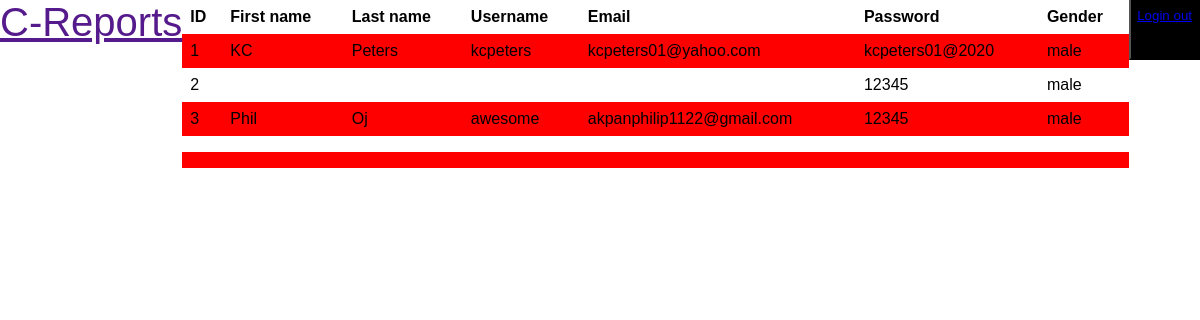
The app's page /adminpage.php with its own data.
### tables this page shows
CREATE TABLE `tbl_registration` (
  `id` int(11) NOT NULL,
  `fname` varchar(50) NOT NULL,
  `lname` varchar(50) NOT NULL,
  `uname` varchar(50) NOT NULL,
  `email` varchar(50) NOT NULL,
  `password` varchar(50) NOT NULL,
  `gender` varchar(50) NOT NULL
);

### adminpage.php (the view, shortened to what this page needs)
<?php
include('includes/config.php');
 ?>
<!DOCTYPE html>
<html>
<head>
	<link rel="stylesheet" type="text/css" href="crisis.css">
</head>
</head>
<body>
	<div class="navbar">
		<a href="" class="active" style="font-size: 40px; float: left;">C-Reports</a>
		<button style="background-color: black; height: 90px; margin-top: -30px; float: right;"><a href="crisislogin.html">Login out</a></button>
	</div>
<div style="overflow-x:auto;">
  <table>
    <tr>
      <th>ID</th>
      <th>First name</th>
      <th>Last name</th>
      <th>Username</th>
      <th>Email</th>
      <th>Password</th>
      <th>Gender</th>
    </tr>
    <?php
$sql = "SELECT * from  tbl_registration";
$query = $dbh -> prepare($sql);
$query->execute();
$results=$query->fetchAll(PDO::FETCH_OBJ);
$cnt=1;
if($query->rowCount() > 0)
{
foreach($results as $result)
{				?>
    <tr>
      <td><?php echo htmlentities($cnt);?></td>
      <td><?php echo htmlentities($result->fname);?></td>
      <td><?php echo htmlentities($result->lname);?></td>
      <td><?php echo htmlentities($result->uname);?></td>
      <td><?php echo htmlentities($result->email);?></td>
      <td><?php echo htmlentities($result->password);?></td>
      <td><?php echo htmlentities($result->gender);?></td>
      <?php $cnt=$cnt+1; }} ?>
    </tr>
    <tr>
      <td></td>
      <td></td>
      <td></td>
      <td></td>
      <td></td>
      <td></td>
      <td></td>
    </tr>
    <tr>
      <td></td>
      <td></td>
      <td></td>
      <td></td>
      <td></td>
      <td></td>
      <td></td>
    </tr>
  </table>
</div>
</body>
</html>

### crisis.css (style rules this page uses)
body { margin: 0; font-family: Arial, Helvetica, sans-serif; }

### adminpage.php (style rules this page uses)
table { border-collapse: collapse; width: 100%; }
th, td { text-align: left; padding: 8px; }
tr:nth-child(even) { background-color: red; }

### records on screen
tbl_registration: fname "KC", lname "Peters", uname "kcpeters", email "kcpeters01@yahoo.com", password "kcpeters01@2020", gender "male"
tbl_registration: password "12345", gender "male"
tbl_registration: fname "Phil", lname "Oj", uname "awesome", email "akpanphilip1122@gmail.com", password "12345", gender "male"
